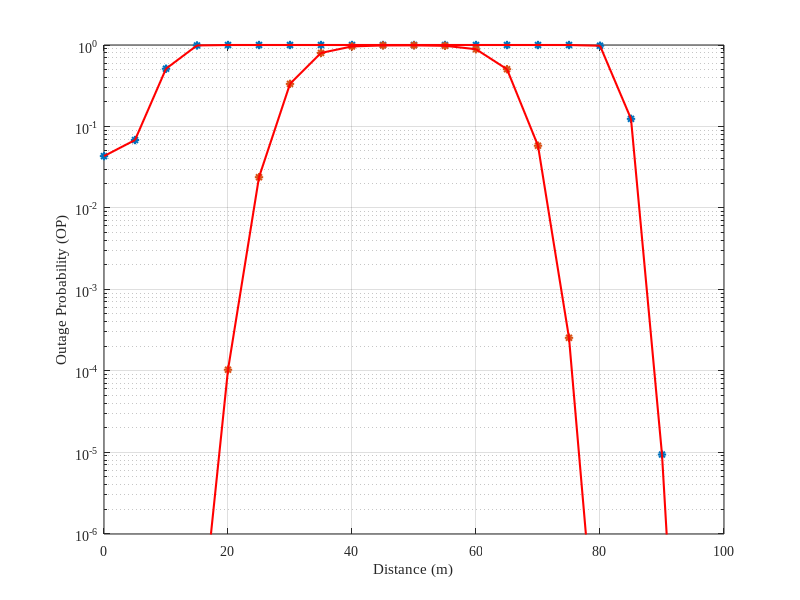

This figure's MATLAB source:
clear all
%%%%%%%%-30dbm
d1=[0 5 10 15 20 25 30 35 40 45 50 55 60 65 70 75 80 85 90 95 100];
N36_sim=[8.75E-02	0.1236	0.5177	0.9531	0.9994	1	1	1	1	1	1	1	1	1	1	0.9996	0.9371	0.1933	0	0	0
];
N36_th=[0.0432	0.0681	0.5113	0.988	1	1	1	1	1	1	1	1	1	1	1	1	0.9798	0.124	9.36E-06	2.92E-12	2.92E-12
];

N72_sim=[0	0	0	0	1.40E-03	6.27E-02	0.3788	0.745	0.9081	0.9547	0.9598	0.928	0.8252	0.5123	0.1119	0.0019	0	0	0	0	0
];
N72_th=[1.11E-16	2.22E-16	9.02E-13	2.22E-08	1.03E-04	2.38E-02	0.3332	0.799	0.9603	0.9884	0.9908	0.9775	0.888	0.5045	0.058	2.54E-04	9.53E-09	1.55E-15	0	0	0
];


width = 5;     % Width in inches
height = 4;    % Height in inches
alw = 1.2;    % AxesLineWidth
fsz = 12;      % Fontsize
lw = 1.5;      % LineWidth
msz = 6;       % MarkerSize

% Plot BLERv
% figure
pos = get(gcf, 'Position');
set(gcf, 'Position', [pos(1) pos(2) width*100, height*100]); %<- Set size
set(0,'defaultAxesFontName','Times New Roman');

 semilogy(d1,N36_th,'*','LineWidth',lw,'MarkerSize',msz);hold on; grid on
 semilogy(d1,N72_th,'*','LineWidth',lw,'MarkerSize',msz);hold on; grid on
  
 semilogy(d1,N36_th,'r-','LineWidth',lw,'MarkerSize',msz);hold on; grid on
semilogy(d1,N72_th,'r-','LineWidth',lw,'MarkerSize',msz);hold on; grid on


xlabel( 'Distance (m)')
ylabel( 'Outage Probability (OP)')
 axis([0 100 0.99*1e-6 1e-0])
